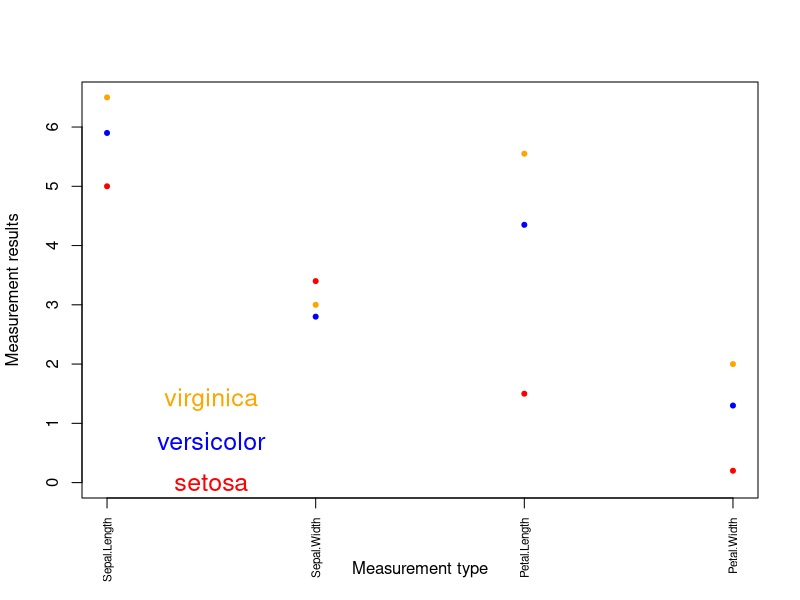
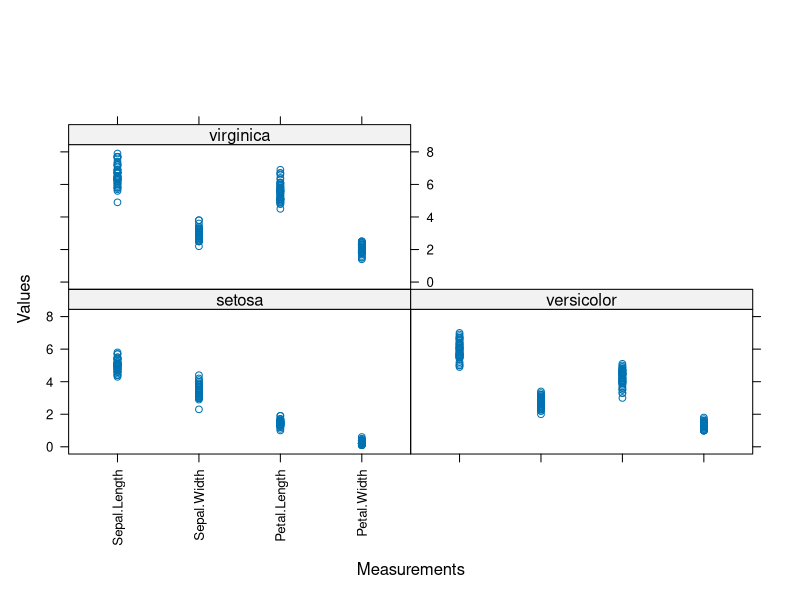
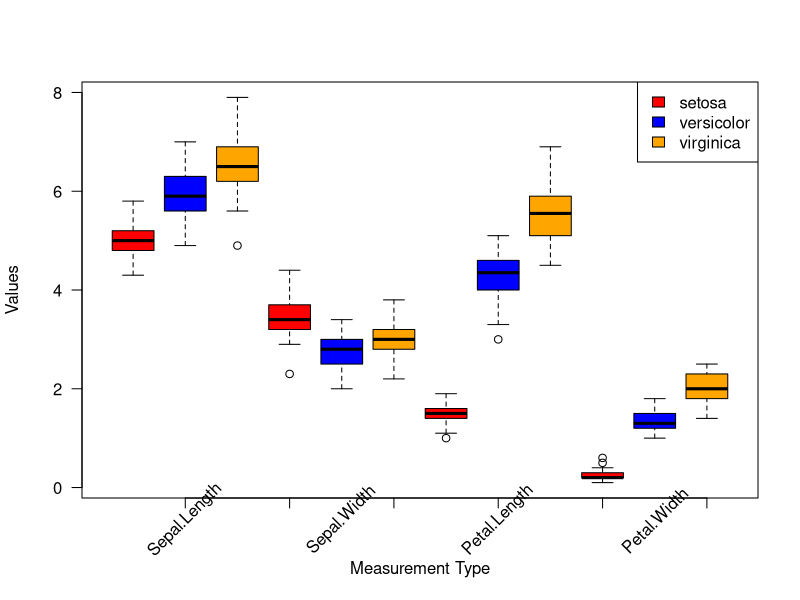

Generate these figures, in order, with R:
## ---- chunk 1
if (!any(rownames(installed.packages()) == "kableExtra")){
  install.packages("kableExtra")
}
library(kableExtra)

data(iris)
tmp <- sapply(1:4, function(x){tapply(iris[,x], iris[[5]], median)})
colnames(tmp) <- colnames(iris)[1:4]
nms <- colnames(tmp)
tb <- kable(data.frame(tmp, stringsAsFactors=F), align='c')
kable_styling(tb, bootstrap_options=c("striped", "hover", "responsive"), full_width=F, position="center")
## ---- chunk 2
# plot mean
species <- levels(iris$Species)
x <- c(1, 2, 3, 4)
plot(x, tmp["setosa",], pch=20, col='red', ylim=c(0, max(tmp)), xaxt="n", xlab="Measurement type", ylab="Measurement results", cex.lab=1.0)
points(x, tmp["virginica",], pch=20, col='orange')
points(x, tmp["versicolor",], pch=20, col='blue')
axis(1, at=x, labels=nms, las=2, cex.axis=0.7)
text(c(1.5,1.5,1.5), c(0, 0.7, 1.4), labels=species, col=c("red", "blue", "orange"), cex=1.5)
## ---- chunk 3
# lattice plot
if (!any(rownames(installed.packages()) == "lattice")){
  install.packages("lattice")
}
library(lattice)

if (!any(rownames(installed.packages()) == "reshape2")){
  install.packages("reshape2")
}
library(reshape2)

# create a new dataframe using melt function from reshape2
dd <- melt(iris)
xyplot(value ~ variable | Species, data=dd, scales=list(x=list(rot=90)), xlab="Measurements", ylab="Values")
## ---- chunk 4
# boxplot by group
cols <- c("red", "blue", "orange")
boxplot(value ~ Species + variable, data=dd, col = cols, xaxt="n", yaxt="n", xlab="Measurement Type", ylab="Values")
axis(side=1, labels=FALSE)
axis(side=2, las=2)
text(x=1:12, y=par("usr")[3] - 0.45, labels=c("", "Sepal.Length", "", "", "Sepal.Width", "", "", "Petal.Length", "", "", "Petal.Width", ""), xpd=NA, srt=45, cex=1)
legend("topright", fill=cols, legend=levels(dd$Species))
